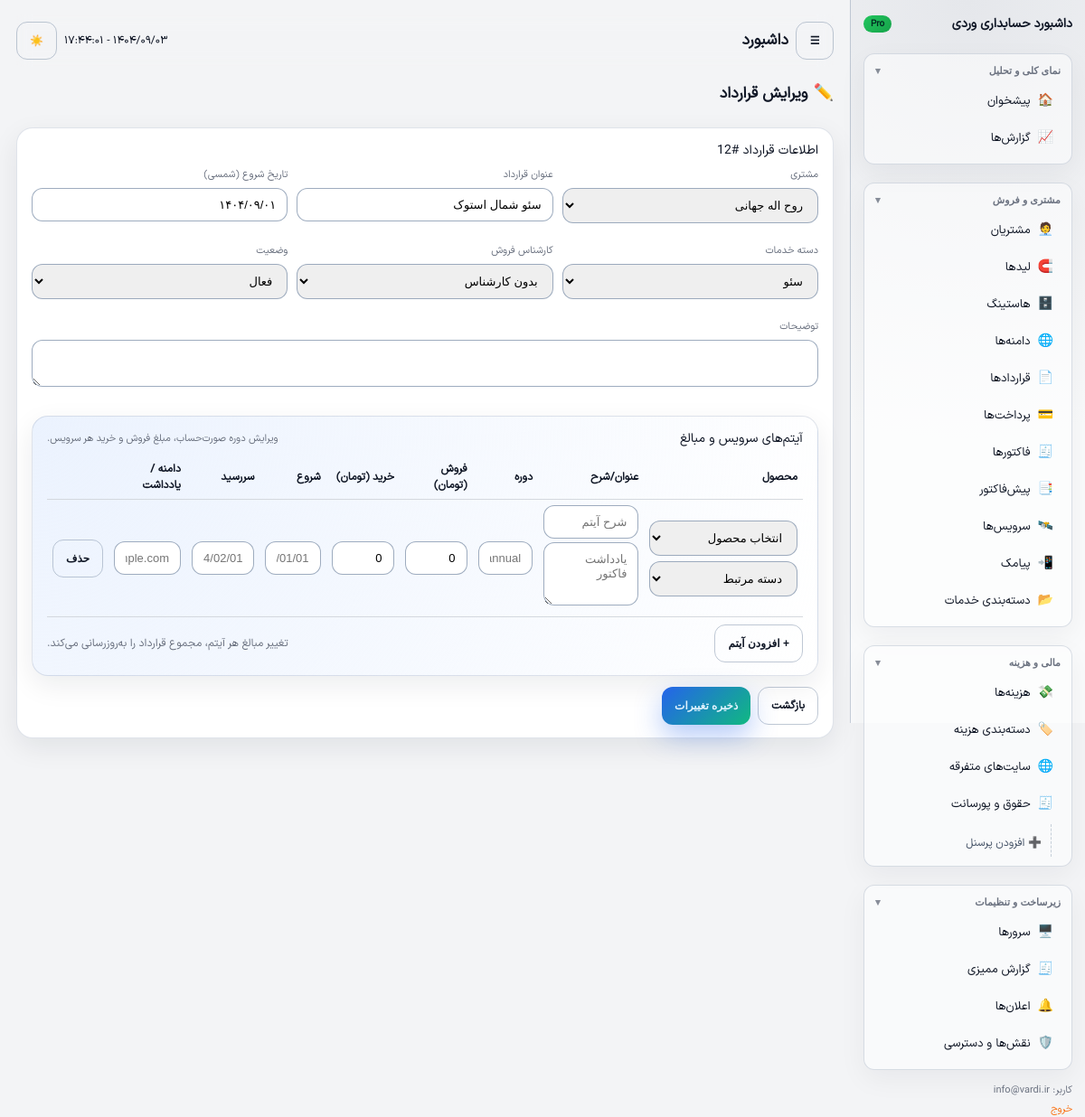
Page /contracts/edit?id=12 (signed in) on the committed database.
### tables this page shows
CREATE TABLE `contracts` (
  `id` int(11) NOT NULL,
  `customer_name` varchar(190) NOT NULL,
  `customer_id` int(11) DEFAULT NULL,
  `category_id` int(11) NOT NULL,
  `title` varchar(255) NOT NULL,
  `total_amount` int(11) NOT NULL,
  `total_cost_amount` int(11) NOT NULL DEFAULT 0,
  `start_date` date NOT NULL,
  `end_date` date DEFAULT NULL,
  `status` enum('active','completed','cancelled') DEFAULT 'active',
  `note` text DEFAULT NULL,
  `sales_employee_id` int(11) DEFAULT NULL,
  `whmcs_service_id` int(11) DEFAULT NULL,
  `notes` text DEFAULT NULL,
  `created_at` datetime DEFAULT NULL,
  `updated_at` datetime DEFAULT NULL
);

CREATE TABLE `customers` (
  `id` int(10) UNSIGNED NOT NULL,
  `name` varchar(190) NOT NULL,
  `phone` varchar(50) DEFAULT NULL,
  `email` varchar(190) DEFAULT NULL,
  `note` text DEFAULT NULL,
  `created_at` datetime DEFAULT NULL,
  `updated_at` datetime DEFAULT NULL
);

CREATE TABLE `product_categories` (
  `id` int(11) NOT NULL,
  `name` varchar(190) NOT NULL,
  `slug` varchar(100) NOT NULL,
  `parent_id` int(11) DEFAULT NULL,
  `is_primary` tinyint(1) NOT NULL DEFAULT 0,
  `is_commissionable` tinyint(1) NOT NULL DEFAULT 1,
  `has_direct_cost` tinyint(1) NOT NULL DEFAULT 0,
  `created_at` datetime DEFAULT NULL,
  `updated_at` datetime DEFAULT NULL
);

### src/Core/View.php (called while the page is built, shortened)
<?php
class View
{
    public static function render(string $view, array $data = []): void
    {
        include __DIR__ . '/../../views/layout.php';
    }
}

### index.php (called while the page is built, shortened)
<?php
if (file_exists(__DIR__ . '/jdf.php')) {
    require_once __DIR__ . '/jdf.php';
}
$router = new \App\Core\Router();
$router->dispatch();

### src/Core/Str.php (called while the page is built, shortened)
<?php
class Str
{
    public static function normalizeDigits(string $value, bool $stripSeparators = true): string
    {
        $fa = ['۰','۱','۲','۳','۴','۵','۶','۷','۸','۹'];
        $en = ['0','1','2','3','4','5','6','7','8','9'];
        $ar = ['٠','١','٢','٣','٤','٥','٦','٧','٨','٩'];
        $value = str_replace($fa, $en, $value);
        $value = str_replace($ar, $en, $value);
        if ($stripSeparators) {
            $value = str_replace([',', '٬', ' '], '', $value);
        }
        return $value;
    }
    public static function beautifyLabel(?string $value): string
    {
        $value = trim((string)$value);
        $value = str_replace(['-', '_', 'ـ', '–', '—'], ' ', $value);
        $value = preg_replace('/\s+/u', ' ', $value);
        return trim($value);
    }
}

### src/Core/Date.php (called while the page is built, shortened)
<?php
require_once __DIR__ . '/../../jdf.php';
class Date
{
    public static function jDate(?string $value): string
    {
        $value = trim($value);
        $norm = Str::normalizeDigits($value);
        $ts = strtotime($norm);
        $jalali = jdate('Y/m/d', $ts);
        return $jalali;
    }
}

### jdf.php (called while the page is built, shortened)
<?php
function jdate($format, $timestamp = '', $none = '', $time_zone = 'Asia/Tehran', $tr_num = 'fa') {
  $T_sec = 0;
  $ts = $T_sec + (($timestamp === '') ? time() : tr_num($timestamp));
  $date = explode('_', date('H_i_j_n_O_P_s_w_Y', $ts));
  list($j_y, $j_m, $j_d) = gregorian_to_jalali($date[8], $date[3], $date[2]);
  $sl = strlen($format);
  $out = '';
  for ($i = 0; $i < $sl; $i++) {
    $sub = substr($format, $i, 1);
    switch ($sub) {
      case 'd':
        $out .= ($j_d < 10) ? '0' . $j_d : $j_d;
        break;
      case 'm':
        $out .= ($j_m > 9) ? $j_m : '0' . $j_m;
        break;
      case 'Y':
        $out .= $j_y;
        break;
      default:
        $out .= $sub;
    }
  }
  return ($tr_num != 'en') ? tr_num($out, 'fa', '.') : $out;
}
function tr_num($str, $mod = 'en', $mf = '٫') {
  $num_a = array('0', '1', '2', '3', '4', '5', '6', '7', '8', '9', '.');
  $key_a = array('۰', '۱', '۲', '۳', '۴', '۵', '۶', '۷', '۸', '۹', $mf);
  return ($mod == 'fa') ? str_replace($num_a, $key_a, $str) : str_replace($key_a, $num_a, $str);
}
function gregorian_to_jalali($gy, $gm, $gd, $mod = '') {
   list($gy, $gm, $gd) = explode('_', tr_num($gy . '_' . $gm . '_' . $gd));
  $g_d_m = array(0, 31, 59, 90, 120, 151, 181, 212, 243, 273, 304, 334);
  $gy2 = ($gm > 2) ? ($gy + 1) : $gy;
  $days = 355666 + (365 * $gy) + ((int) (($gy2 + 3) / 4)) - ((int) (($gy2 + 99) / 100)) + ((int) (($gy2 + 399) / 400)) + $gd + $g_d_m[$gm - 1];
  $jy = -1595 + (33 * ((int) ($days / 12053)));
  $days %= 12053;
  $jy += 4 * ((int) ($days / 1461));
  $days %= 1461;
  if ($days > 365) {
    $jy += (int) (($days - 1) / 365);
    $days = ($days - 1) % 365;
  }
  if ($days < 186) {
    $jm = 1 + (int) ($days / 31);
    $jd = 1 + ($days % 31);
  } else {
    $jm = 7 + (int) (($days - 186) / 30);
    $jd = 1 + (($days - 186) % 30);
  }
  return ($mod == '') ? array($jy, $jm, $jd) : $jy . $mod . $jm . $mod . $jd;
}

### views/contracts/edit.php (the view, shortened to what this page needs)
<div class="topbar-title" style="margin-bottom:8px;">
    <span class="emoji">✏️</span>
    <span>ویرایش قرارداد</span>
</div>
<div class="card-soft" style="margin-bottom:10px;">
    <div class="card-header">
        <div class="card-title">اطلاعات قرارداد #<?php echo (int)$contract['id']; ?></div>
    </div>
    <form method="post" action="/contracts/edit" id="contract-edit-form">
        <div class="grid" style="grid-template-columns:repeat(3,minmax(0,1fr));gap:10px;">
            <div class="form-field">
                <label class="form-label">مشتری</label>
                <select name="customer_id" class="form-select">
                    <?php foreach ($customers as $cust): ?>
                        <option value="<?php echo (int)$cust['id']; ?>" <?php echo $contract['customer_id']==$cust['id']?'selected':''; ?>>
                            <?php echo htmlspecialchars(Str::beautifyLabel($cust['name']), ENT_QUOTES, 'UTF-8'); ?>
                        </option>
                    <?php endforeach; ?>
                </select>
            </div>
            <div class="form-field">
                <label class="form-label">عنوان قرارداد</label>
                <input type="text" name="title" class="form-input" required value="<?php echo htmlspecialchars(Str::beautifyLabel($contract['title']), ENT_QUOTES, 'UTF-8'); ?>">
            </div>
            <div class="form-field">
                <label class="form-label">تاریخ شروع (شمسی)</label>
                <input type="text" name="start_date" class="form-input jalali-picker" value="<?php echo htmlspecialchars(Date::jDate($contract['start_date']), ENT_QUOTES, 'UTF-8'); ?>">
            </div>
            <div class="form-field">
                <label class="form-label">دسته خدمات</label>
                <select name="category_id" class="form-select">
                    <?php foreach ($categories as $cat): ?>
                        <option value="<?php echo (int)$cat['id']; ?>" <?php echo $contract['category_id']==$cat['id']?'selected':''; ?>>
                            <?php echo htmlspecialchars(Str::beautifyLabel($cat['name']), ENT_QUOTES, 'UTF-8'); ?>
                        </option>
                    <?php endforeach; ?>
                </select>
            </div>
            <div class="form-field">
                <label class="form-label">کارشناس فروش</label>
                <select name="employee_id" class="form-select">
                    <option value="">بدون کارشناس</option>
                </select>
            </div>
            <div class="form-field">
                <label class="form-label">وضعیت</label>
                <select name="status" class="form-select">
                    <option value="active" <?php echo $contract['status']==='active'?'selected':''; ?>>فعال</option>
                </select>
            </div>
            <div class="form-field" style="grid-column:1/-1;">
                <label class="form-label">توضیحات</label>
                <textarea name="note" class="form-input" rows="2"><?php echo htmlspecialchars($contract['note'], ENT_QUOTES, 'UTF-8'); ?></textarea>
            </div>
        </div>
        <div class="card" style="margin:12px 0;">
            <div class="card-header">
                <div class="card-title">آیتم‌های سرویس و مبالغ</div>
                <div style="font-size:11px;color:#6b7280;">ویرایش دوره صورت‌حساب، مبلغ فروش و خرید هر سرویس.</div>
            </div>
            <div style="overflow-x:auto;">
                <table class="table">
                    <thead>
                    <tr>
                        <th style="min-width:140px;">محصول</th>
                        <th>عنوان/شرح</th>
                        <th>دوره</th>
                        <th>فروش (تومان)</th>
                        <th>خرید (تومان)</th>
                        <th>شروع</th>
                        <th>سررسید</th>
                        <th>دامنه / یادداشت</th>
                        <th></th>
                    </tr>
                    </thead>
                    <tbody id="line-items-body">
                    <?php if (empty($lineItems)): ?>
                        <tr class="line-item-row">
                            <td>
                                <select name="item_product_id[]" class="form-select item-product">
                                    <option value="">انتخاب محصول</option>
                                </select>
                                <select name="item_category_id[]" class="form-select" style="margin-top:6px;">
                                    <option value="">دسته مرتبط</option>
                                </select>
                            </td>
                            <td>
                                <input type="text" name="item_title[]" class="form-input" placeholder="شرح آیتم">
                                <textarea name="item_notes[]" class="form-textarea" rows="1" placeholder="یادداشت فاکتور" style="margin-top:4px;"></textarea>
                            </td>
                            <td><input type="text" name="item_billing_cycle[]" class="form-input item-billing-cycle" placeholder="monthly/annual"></td>
                            <td><input type="text" name="item_sale_amount[]" class="form-input money-input" value="0"></td>
                            <td><input type="text" name="item_cost_amount[]" class="form-input money-input" value="0"></td>
                            <td><input type="text" name="item_start_date[]" class="form-input jalali-picker" placeholder="1404/01/01"></td>
                            <td><input type="text" name="item_next_due_date[]" class="form-input jalali-picker" placeholder="1404/02/01"></td>
                            <td><input type="text" name="item_domain[]" class="form-input" placeholder="example.com"></td>
                            <td style="text-align:center;"><button type="button" class="btn btn-xs btn-outline remove-line">حذف</button></td>
                        </tr>
                    <?php endif; ?>
                    </tbody>
                </table>
            </div>
            <div style="display:flex;justify-content:space-between;align-items:center;margin-top:8px;">
                <button type="button" class="btn btn-outline" id="add-line-item">+ افزودن آیتم</button>
                <div style="font-size:12px;color:#6b7280;">تغییر مبالغ هر آیتم، مجموع قرارداد را به‌روزرسانی می‌کند.</div>
            </div>
        </div>
        <div style="display:flex;gap:8px;margin-top:10px;">
            <a href="/contracts" class="btn btn-outline">بازگشت</a>
            <button type="submit" class="btn btn-primary">ذخیره تغییرات</button>
        </div>
    </form>
</div>

### assets/css/app.css (style rules this page uses)
* { box-sizing:border-box; }
html { scroll-behavior:smooth; }
body { margin:0; font-family:'IRANSansXVF',system-ui,-apple-system,BlinkMacSystemFont,'Segoe UI',sans-serif; direction:rtl; }
body { background:#f3f4f6; color:#111827; }
.card,.card-soft { transition:transform 0.15s ease, box-shadow 0.15s ease; }
.topbar-title { font-size:17px;font-weight:700;display:flex;align-items:center;gap:6px; }
.topbar-title span.emoji { font-size:18px; }
.card,.card-soft { border-radius:18px;padding:14px 16px;box-shadow:0 10px 30px rgba(15,23,42,0.08);border:1px solid rgba(148,163,184,0.3); }
body:not(.theme-dark) .card { background:radial-gradient(circle at top left,rgba(59,130,246,0.1),#ffffff); }
body:not(.theme-dark) .card-soft { background:#ffffff; }
.card-header { display:flex;justify-content:space-between;align-items:center;margin-bottom:8px; }
.card-title { font-size:14px;font-weight:500; }
.grid { display:grid;gap:12px; }
.table { width:100%;border-collapse:collapse;font-size:12px; }
.table th,.table td { padding:6px 6px;border-bottom:1px solid rgba(209,213,219,0.9);text-align:right; }
.btn { border-radius:12px;border:none;padding:10px 14px;font-size:12px;font-weight:600;cursor:pointer;display:inline-flex;align-items:center;gap:6px;text-decoration:none;justify-content:center;transition:transform 0.12s ease, box-shadow 0.12s ease;min-height:42px; }
.btn-primary { background:linear-gradient(135deg,#2563eb,#10b981);color:#e0f2fe;box-shadow:0 12px 30px rgba(37,99,235,0.35); }
.btn-outline { background:transparent;border:1px solid rgba(148,163,184,0.6);color:inherit; }
.form-field { margin-bottom:12px; }
.form-label { display:block;font-size:11px;margin-bottom:6px;color:#6b7280; }
.form-input,.form-select,.form-textarea { width:100%;padding:10px 12px;border-radius:12px;border:1px solid rgba(148,163,184,0.9);font-size:13px;transition:border-color 0.15s ease, box-shadow 0.15s ease; }
.form-textarea { min-height:70px;resize:vertical; }

### rows in the picture
contracts: id "12", customer_id "روح اله جهانی", title "سئو شمال استوک", start_date "۱۴۰۴/۰۹/۰۱", category_id "سئو", status "فعال"

### other values in the picture
$user['email'] "info@vardi.ir"
